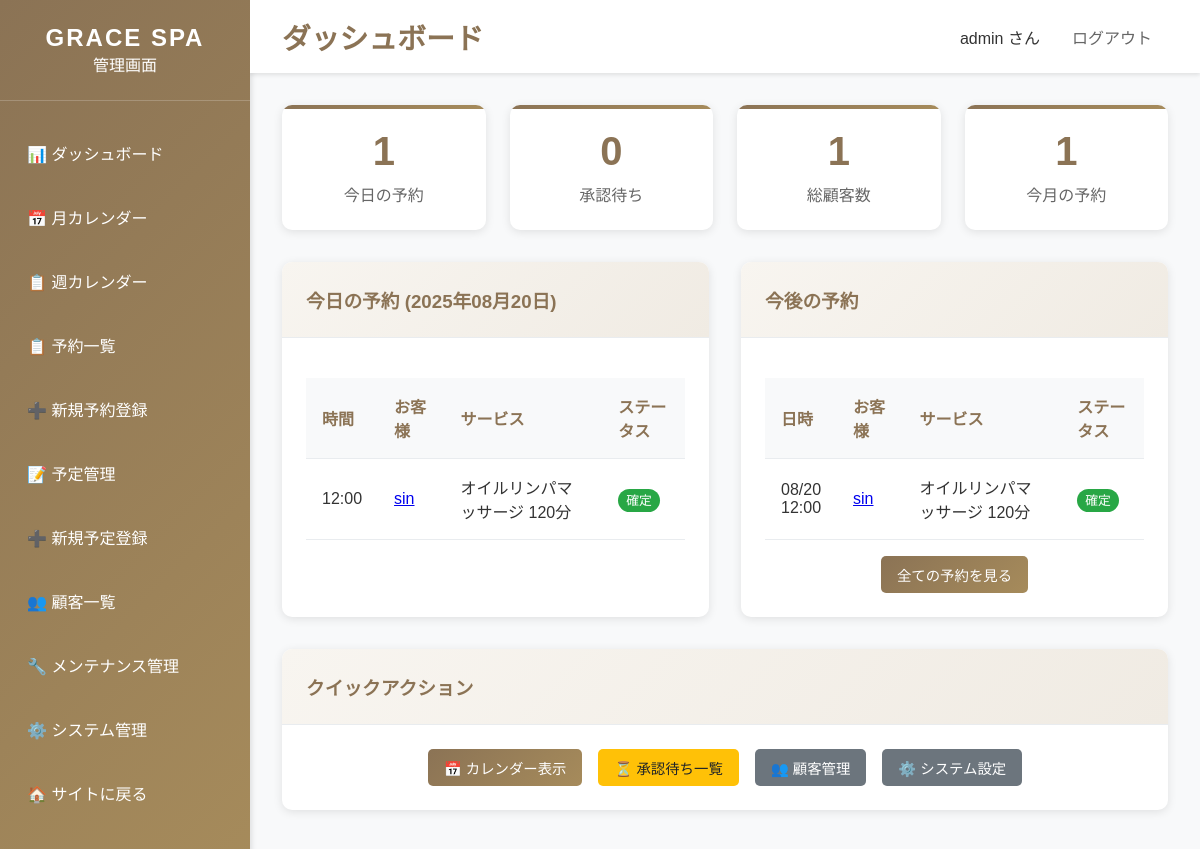
Page /dashboard/ (signed in) on the earlier database version.
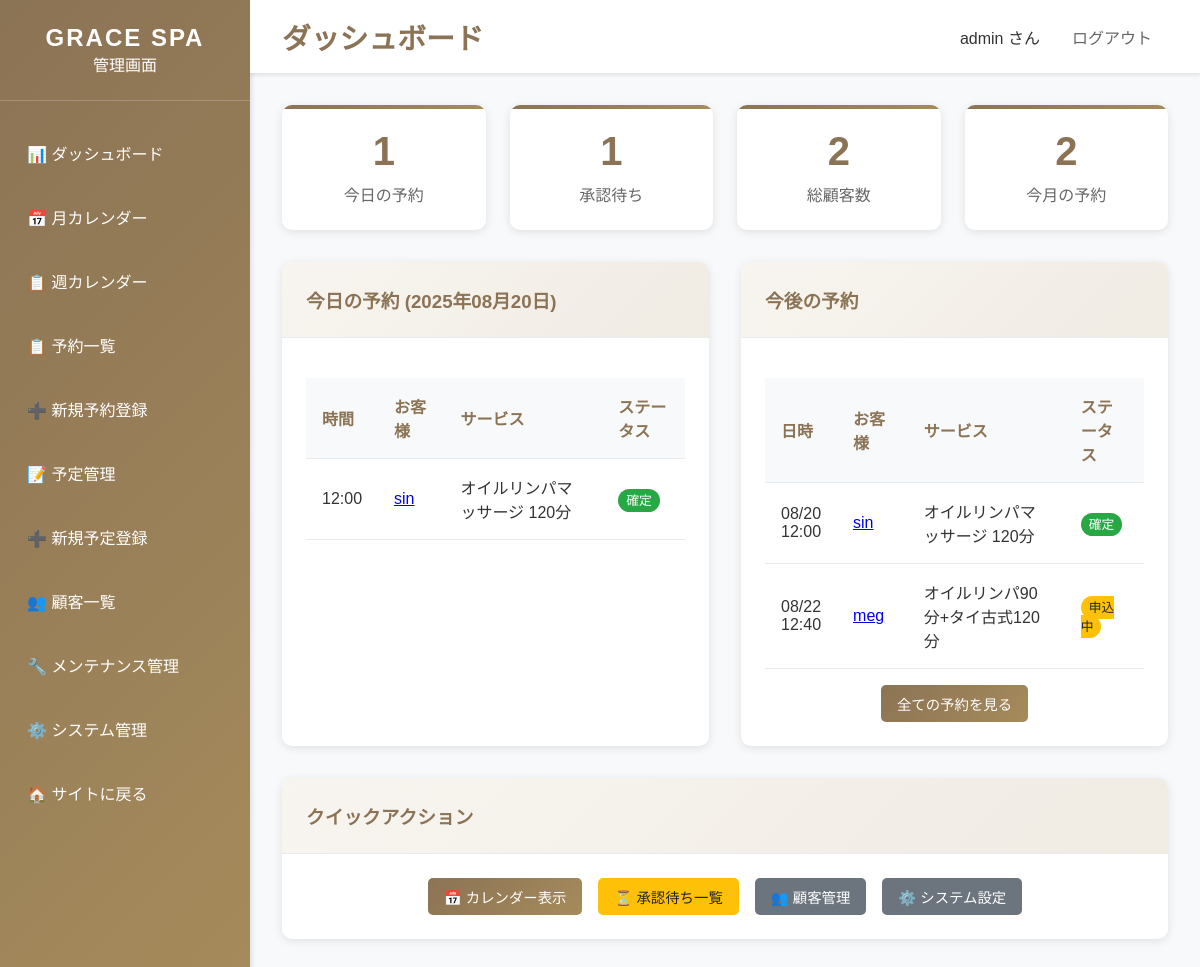
Same page on the later database version.
### bookings/models.py (models this page shows, shortened)
class Booking(models.Model):
    STATUS_CHOICES = [
        ('pending', '承認待ち'),
        ('confirmed', '確定'),
        ('completed', '完了'),
        ('cancelled', 'キャンセル'),
    ]
    customer = models.ForeignKey(Customer, on_delete=models.CASCADE, verbose_name='顧客')
    service = models.ForeignKey(Service, on_delete=models.CASCADE, verbose_name='サービス')
    therapist = models.ForeignKey(Therapist, on_delete=models.SET_NULL, null=True, blank=True, verbose_name='施術者')
    booking_date = models.DateField('予約日')
    booking_time = models.TimeField('予約時間')
    status = models.CharField('ステータス', max_length=20, choices=STATUS_CHOICES, default='pending')
    notes = models.TextField('備考', blank=True)
    created_at = models.DateTimeField('作成日時', auto_now_add=True)
    updated_at = models.DateTimeField('更新日時', auto_now=True)
    class Meta:
        verbose_name = '予約'
        verbose_name_plural = '予約'
        ordering = ['-booking_date', '-booking_time']
        unique_together = ['therapist', 'booking_date', 'booking_time']

class Customer(models.Model):
    GENDER_CHOICES = [
        ('male', '男性'),
        ('female', '女性'),
    ]
    name = models.CharField('名前', max_length=100)
    email = models.EmailField('メールアドレス', unique=True)
    phone = models.CharField('電話番号', max_length=20)
    notes = models.TextField('備考', blank=True)  # ← 顧客の永続的な備考用（残す！）
    gender = models.CharField(
        '性別',
        max_length=10,
        choices=GENDER_CHOICES,
        blank=True,
        null=True
    )
    is_first_visit = models.BooleanField(
        '初回利用',
        default=True,
        help_text='初回利用かどうか'
    )
    created_at = models.DateTimeField('作成日時', auto_now_add=True)
    updated_at = models.DateTimeField('更新日時', auto_now=True)
    class Meta:
        verbose_name = '顧客'
        verbose_name_plural = '顧客'
        ordering = ['-created_at']

class Service(models.Model):
    name = models.CharField('サービス名', max_length=100)
    description = models.TextField('説明', blank=True)
    duration_minutes = models.PositiveIntegerField('施術時間（分）')
    price = models.PositiveIntegerField('料金')
    is_active = models.BooleanField('有効', default=True)
    sort_order = models.PositiveIntegerField('表示順', default=0)
    created_at = models.DateTimeField('作成日時', auto_now_add=True)
    updated_at = models.DateTimeField('更新日時', auto_now=True)
    class Meta:
        verbose_name = 'サービス'
        verbose_name_plural = 'サービス'
        ordering = ['sort_order', 'name']

### dashboard/views.py (the view)
# urls.py: path('dashboard/', views.dashboard_home, name='home'),
@staff_member_required
def dashboard_home(request):
    today = timezone.now().date()
    today_bookings = Booking.objects.filter(
        booking_date=today,
        status__in=['pending', 'confirmed']
    ).order_by('booking_time')
    try:
        today_schedules = Schedule.objects.filter(
            schedule_date=today,
            is_active=True
        ).order_by('start_time')
    except:
        today_schedules = []
    stats = {
        'today_bookings': today_bookings.count(),
        'today_schedules': len(today_schedules),
        'pending_bookings': Booking.objects.filter(status='pending').count(),
        'total_customers': Customer.objects.count(),
        'this_month_bookings': Booking.objects.filter(
            booking_date__year=today.year,
            booking_date__month=today.month
        ).count(),
    }
    upcoming_bookings = Booking.objects.filter(
        booking_date__gte=today,
        booking_date__lte=today + timedelta(days=7),
        status__in=['pending', 'confirmed']
    ).order_by('booking_date', 'booking_time')[:10]
    context = {
        'title': 'ダッシュボード - GRACE SPA管理画面',
        'today': today,
        'today_bookings': today_bookings,
        'today_schedules': today_schedules,
        'upcoming_bookings': upcoming_bookings,
        'stats': stats,
    }
    return render(request, 'dashboard/home.html', context)

### templates/dashboard/home.html (shortened to what the changed rows need)
{% extends 'dashboard/base_dashboard.html' %}
{% block page_title %}ダッシュボード{% endblock %}
{% block content %}
<div class="stats-grid">
    <div class="stat-card">
        <div class="stat-number">{{ stats.pending_bookings }}</div>
        <div class="stat-label">承認待ち</div>
    </div>
    <div class="stat-card">
        <div class="stat-number">{{ stats.total_customers }}</div>
        <div class="stat-label">総顧客数</div>
    </div>
    <div class="stat-card">
        <div class="stat-number">{{ stats.this_month_bookings }}</div>
        <div class="stat-label">今月の予約</div>
    </div>
</div>
<div style="display: grid; grid-template-columns: 1fr 1fr; gap: 2rem;">
    <div class="card">
        <div class="card-body">
            {% if today_bookings %}
                <table class="table">
                    <thead>
                        <tr>
                            <th>時間</th>
                            <th>お客様</th>
                            <th>サービス</th>
                            <th>ステータス</th>
                        </tr>
                    </thead>
                    <tbody>
                        {% for booking in today_bookings %}
                        <tr>
                            <td>{{ booking.booking_time }}</td>
                            <td>
                                <a href="{% url 'dashboard:booking_detail' booking.id %}">
                                    {{ booking.customer.name }}
                                </a>
                            </td>
                            <td>{{ booking.service.name }}</td>
                            <td>
                                {% if booking.status == 'pending' %}
                                    <span class="badge badge-pending">申込中</span>
                                {% elif booking.status == 'confirmed' %}
                                    <span class="badge badge-confirmed">確定</span>
                                {% endif %}
                            </td>
                        </tr>
                        {% endfor %}
                    </tbody>
                </table>
            {% else %}
                <p style="text-align: center; color: #666; padding: 2rem;">今日の予約はありません</p>
            {% endif %}
        </div>
    </div>
    <div class="card">
        <div class="card-body">
            {% if upcoming_bookings %}
                <table class="table">
                    <thead>
                        <tr>
                            <th>日時</th>
                            <th>お客様</th>
                            <th>サービス</th>
                            <th>ステータス</th>
                        </tr>
                    </thead>
                    <tbody>
                        {% for booking in upcoming_bookings %}
                        <tr>
                            <td>{{ booking.booking_date|date:"m/d" }}<br>{{ booking.booking_time }}</td>
                            <td>
                                <a href="{% url 'dashboard:booking_detail' booking.id %}">
                                    {{ booking.customer.name }}
                                </a>
                            </td>
                            <td>{{ booking.service.name }}</td>
                            <td>
                                {% if booking.status == 'pending' %}
                                    <span class="badge badge-pending">申込中</span>
                                {% elif booking.status == 'confirmed' %}
                                    <span class="badge badge-confirmed">確定</span>
                                {% endif %}
                            </td>
                        </tr>
                        {% endfor %}
                    </tbody>
                </table>
            {% else %}
                <p style="text-align: center; color: #666; padding: 2rem;">今後の予約はありません</p>
            {% endif %}
        </div>
    </div>
</div>
{% endblock %}

Differences in the rows shown:
added Booking: booking_date "08/22", booking_time "12:40", customer.name "meg", service.name "オイルリンパ90分+タイ古式120分", status "申込中", shown under "今後の予約"
Other differences:
{{ stats.pending_bookings }}: "0" → "1"
{{ stats.total_customers }}: "1" → "2"
{{ stats.this_month_bookings }}: "1" → "2"
